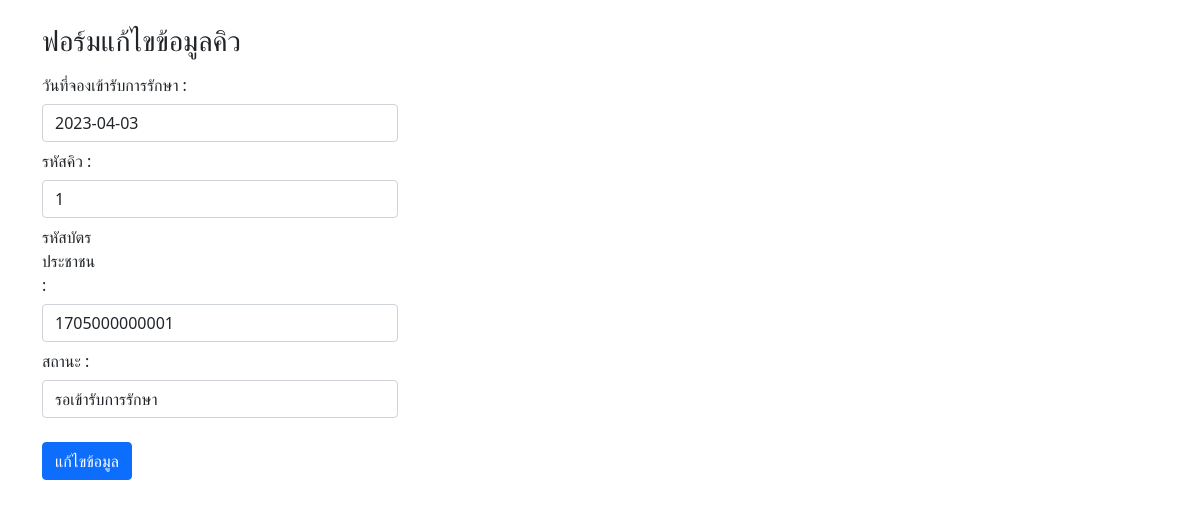
/updateQueueForm.php?qdate=2023-04-03&qnumber=1, run on the app's committed database.
### tables this page shows
CREATE TABLE `tbl_queue` (
  `qdate` date NOT NULL,
  `qnumber` int(5) NOT NULL,
  `pid` varchar(13) NOT NULL,
  `qstatus` varchar(50) NOT NULL
);

### updateQueueForm.php (the view, shortened to what this page needs)
<!DOCTYPE html>
<html lang="en">
<head>
    <link href="https://cdn.jsdelivr.net/npm/bootstrap@5.1.1/dist/css/bootstrap.min.css" rel="stylesheet"
>
</head>
<body>
    <?php
    require 'connect.php';
    if (isset($_GET['qdate'], $_GET['qnumber'])) {
        $query_select = 'SELECT * FROM tbl_queue WHERE qdate=? and qnumber=?';
        $stmt = $conn->prepare($query_select);
        $params = array($_GET['qdate'], $_GET['qnumber']);
        $stmt->execute($params);
        $result = $stmt->fetch(PDO::FETCH_ASSOC);
    }
    ?>
    <div class="container">
        <div class="row">
            <div class="col-md-4"> <br>
                <h3>ฟอร์มแก้ไขข้อมูลคิว</h3>
                <form action="updateQueue.php" method="POST">
                    <label for="name" class="col-sm-5 col-form-label"> วันที่จองเข้ารับการรักษา : </label>
                    <input type="text" name="qdate" class="form-control" required value="<?= $result['qdate']; ?>">
                    <label for="name" class="col-sm-2 col-form-label"> รหัสคิว : </label>
                    <input type="text" name="qnumber" class="form-control" required value="<?= $result['qnumber']; ?>">
                    <label for="name" class="col-sm-2 col-form-label"> รหัสบัตรประชาชน : </label>
                    <input type="text" name="pid"class="form-control" required value="<?= $result['pid']; ?>">
                    <label for="name" class="col-sm-2 col-form-label"> สถานะ : </label>
                    <select name="qstatus" id="qstatus" class="form-control">
                        <option value="รอเข้ารับการรักษา">รอเข้ารับการรักษา</option>
                    </select>
                    <br> <button type="submit" name="submit" class="btn btn-primary">แก้ไขข้อมูล</button>
                </form>
            </div>
        </div>
    </div>
</body>
</html>

### data on the page
tbl_queue: qdate "2023-04-03", qnumber "1", pid "1705000000001"
